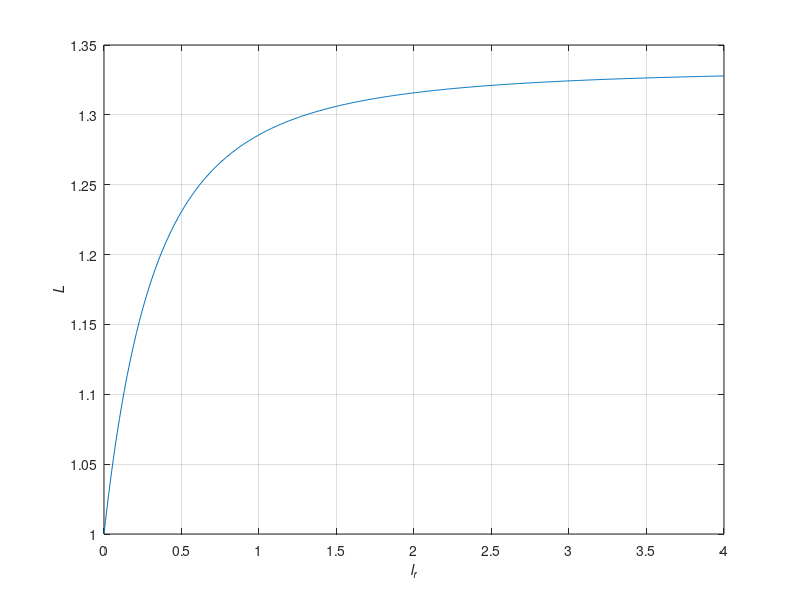

Write MATLAB code to recreate this figure.
lr=0:0.01:4;
L=(1+2*lr).^2./(1+3*lr+3*lr.^2);

figure(1)
plot(lr,L)
xlabel('\itl_r');
ylabel('\itL');
set(gca,'XTickMode','manual','XTick',[0:0.5:4]);
set(gca,'YTick',[1:0.05:1.4]);
grid on

